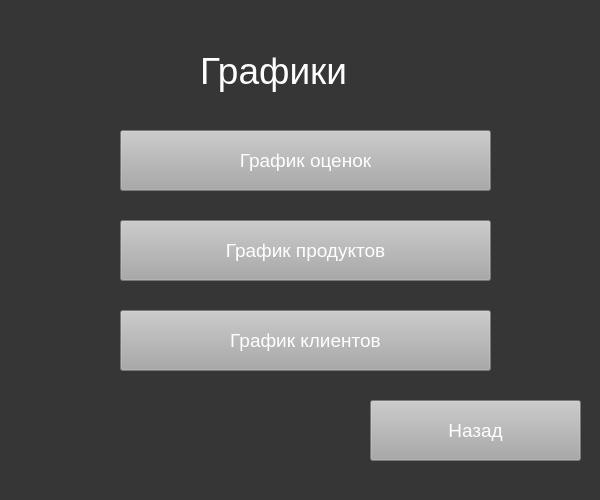
<?xml version="1.0" encoding="UTF-8"?>
<ui version="4.0">
 <class>Form</class>
 <widget class="QWidget" name="Form">
  <property name="geometry">
   <rect>
    <x>0</x>
    <y>0</y>
    <width>600</width>
    <height>500</height>
   </rect>
  </property>
  <property name="windowTitle">
   <string>Form</string>
  </property>
  <property name="styleSheet">
   <string notr="true">background-color: rgb(54,54,54)</string>
  </property>
  <widget class="QPushButton" name="mark_chart">
   <property name="geometry">
    <rect>
     <x>120</x>
     <y>130</y>
     <width>371</width>
     <height>61</height>
    </rect>
   </property>
   <property name="styleSheet">
    <string notr="true">background-color:rgb(167,168,167);
font-size:14pt;
color:rgb(255,255,255)</string>
   </property>
   <property name="text">
    <string>График оценок</string>
   </property>
  </widget>
  <widget class="QPushButton" name="product_chart">
   <property name="geometry">
    <rect>
     <x>120</x>
     <y>220</y>
     <width>371</width>
     <height>61</height>
    </rect>
   </property>
   <property name="styleSheet">
    <string notr="true">background-color:rgb(167,168,167);
font-size:14pt;
color:rgb(255,255,255)</string>
   </property>
   <property name="text">
    <string>График продуктов</string>
   </property>
  </widget>
  <widget class="QPushButton" name="back">
   <property name="geometry">
    <rect>
     <x>370</x>
     <y>400</y>
     <width>211</width>
     <height>61</height>
    </rect>
   </property>
   <property name="styleSheet">
    <string notr="true">background-color:rgb(167,168,167);
font-size:14pt;
color:rgb(255,255,255)</string>
   </property>
   <property name="text">
    <string>Назад</string>
   </property>
  </widget>
  <widget class="QLabel" name="label">
   <property name="geometry">
    <rect>
     <x>200</x>
     <y>30</y>
     <width>191</width>
     <height>81</height>
    </rect>
   </property>
   <property name="styleSheet">
    <string notr="true">color:rgb(255,255,255);
font-size:28pt</string>
   </property>
   <property name="text">
    <string>Графики</string>
   </property>
  </widget>
  <widget class="QPushButton" name="client_chart">
   <property name="geometry">
    <rect>
     <x>120</x>
     <y>310</y>
     <width>371</width>
     <height>61</height>
    </rect>
   </property>
   <property name="styleSheet">
    <string notr="true">background-color:rgb(167,168,167);
font-size:14pt;
color:rgb(255,255,255)</string>
   </property>
   <property name="text">
    <string>График клиентов</string>
   </property>
  </widget>
 </widget>
 <resources/>
 <connections/>
</ui>
